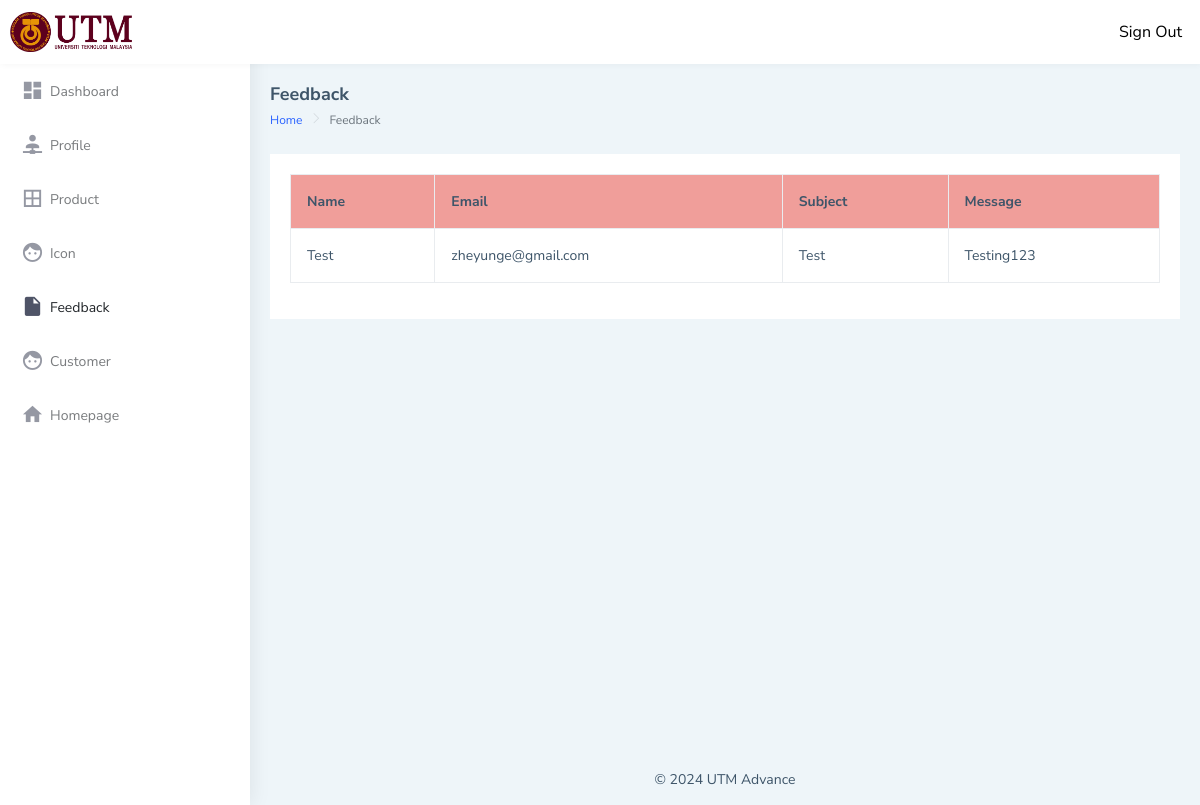
Page /AS/feedbackView.php on the earlier database version.
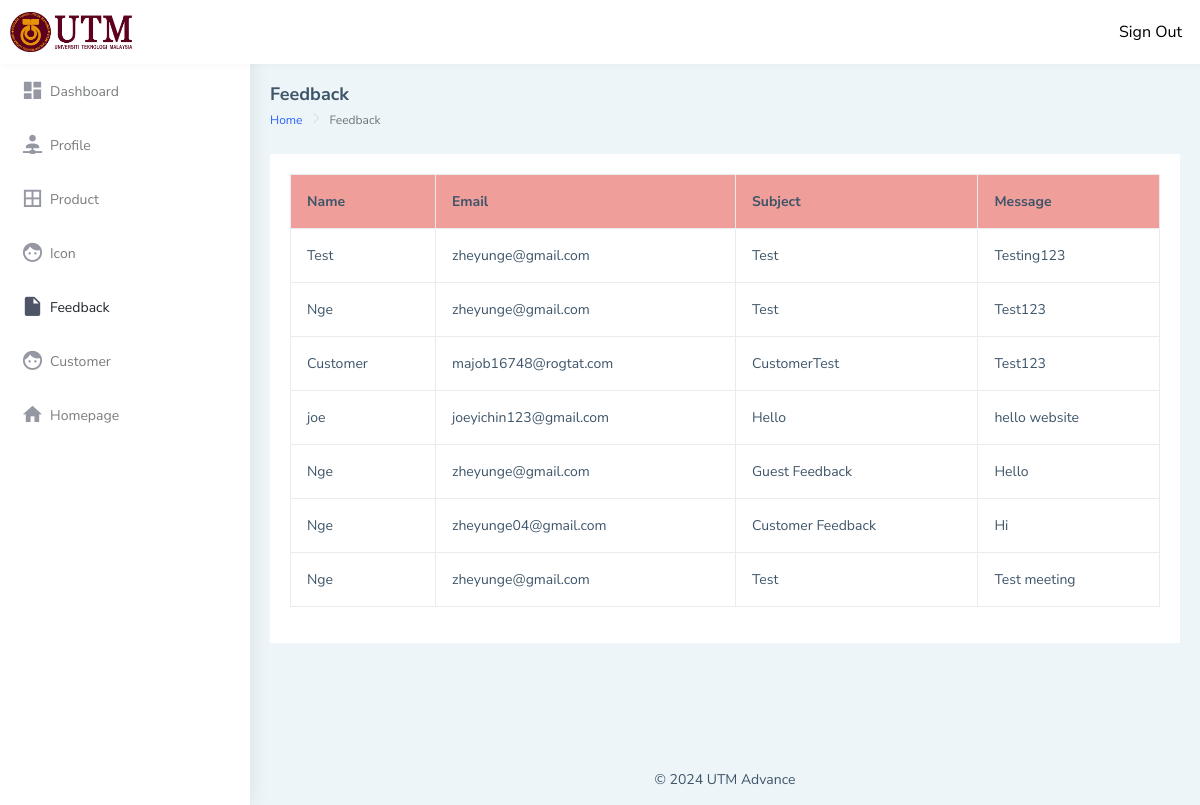
Same page on the later database version.
### tables this page shows
CREATE TABLE `feedback` (
  `Name` varchar(255) NOT NULL,
  `Email` varchar(255) NOT NULL,
  `Subject` varchar(255) NOT NULL,
  `Message` longtext NOT NULL
);

### AS/feedbackView.php (the view, shortened to what the changed rows need)
<!DOCTYPE html>
<html dir="ltr" lang="en">
<head>
    <link href="dist/css/style.min.css" rel="stylesheet">
</head>
<body>
    <div id="main-wrapper" data-layout="vertical" data-navbarbg="skin5" data-sidebartype="full"
        data-sidebar-position="absolute" data-header-position="absolute" data-boxed-layout="full">
        <div class="page-wrapper">
            <div class="container-fluid">
                <div class="row">
                    <div class="col-12">
                        <div class="card">
                            <div class="card-body">
                                <?php
                                $servername = "localhost";
                                $username = "root";
                                $password = "";
                                $dbname = "utmadvance";
                                $con = new mysqli($servername, $username, $password, $dbname);
                                $sql = "SELECT * FROM feedback";
                                $result = $con->query($sql);
                                if ($result->num_rows > 0) {
                                     echo "<table class='table table-bordered' style='background-color: #FFFFFF;'>
											<thead>
											<tr style='background-color: #f09e9a; color: white;'>
											<th>Name</th>
											<th>Email</th>
											<th>Subject</th>
											<th>Message</th>
											</tr>
											</thead>
											<tbody>";
								while($row = $result->fetch_assoc()) {
									echo "<tr>
										  <td>" . htmlspecialchars($row["Name"]) . "</td>
										  <td>" . htmlspecialchars($row["Email"]) . "</td>
										  <td>" . htmlspecialchars($row["Subject"]) . "</td>
										  <td>" . htmlspecialchars($row["Message"]) . "</td>
										  </tr>";
    }
									echo "</tbody></table>";
                                } else {
                                    echo "<p>No feedback available.</p>";
                                }
                                ?>
                            </div>
                        </div>
                    </div>
                </div>
            </div>
        </div>
    </div>
</body>
</html>

Differences in the rows shown:
added feedback: Name "Nge", Email "zheyunge@gmail.com", Subject "Test", Message "Test123"
added feedback: Name "Customer", Email "majob16748@rogtat.com", Subject "CustomerTest", Message "Test123"
added feedback: Name "joe", Email "joeyichin123@gmail.com", Subject "Hello", Message "hello website"
added feedback: Name "Nge", Email "zheyunge@gmail.com", Subject "Guest Feedback", Message "Hello"
added feedback: Name "Nge", Email "zheyunge04@gmail.com", Subject "Customer Feedback", Message "Hi"
added feedback: Name "Nge", Email "zheyunge@gmail.com", Subject "Test", Message "Test meeting"
